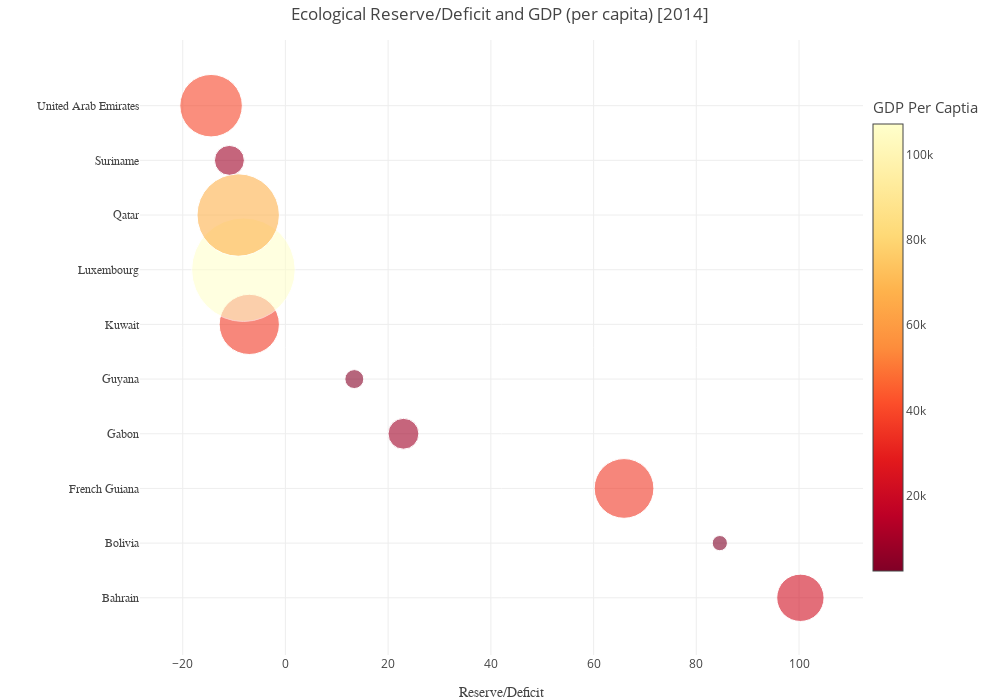

Source (notebook cell):
### Code cell
y = ctry_list
x = df_res_def['value']
size = df_ctry_gdp['GDP_PerCap']
colors = size
    
trace = go.Scatter(x=x,y=y,mode='markers', 
                name = "EFCarbon",  showlegend = False,
                marker={'size': size,'color': colors,'opacity': 0.6,'sizemode' : 'area','sizeref' : 20,
                        'colorscale': 'YlOrRd', 'showscale' : True,'cmax' : np.max(size),'cmin' :np.min(size),
                         'colorbar' : dict( y= 0.52, len= 0.8, x = 1,title = "GDP Per Captia",titlefont = dict(size=15))
                       },
                  
                  );
layout = go.Layout(
                  title = "Ecological Reserve/Deficit and GDP (per capita) [2014]",
                  xaxis=dict(title = "Reserve/Deficit",
                             titlefont = dict (family = "Arial"),
                             zeroline=False),
                  yaxis=dict(
                        zeroline=True,
                        showticklabels=True,
                        tickfont=dict(family='Arial', size=12)),
                  margin=dict(
                        l=140,
                        r=20,
                        t=40,
                        b=45,),
                  width = 1000,
                  height = 700)
fig = go.Figure(data=[trace],layout = layout)
py.iplot(fig)

### Figure 1 — Plotly figure (JSON) as saved in the notebook; plotly's stock layout.template omitted (floating-point values rounded to 4 significant figures)
{"data": [{"marker": {"cmax": 107153, "cmin": 2317.0, "color": [22390.0, 2317.0, 35660.0, 9508.0, 3598.0, 36260.0, 107153, 67900.0, 8943.0, 39030.0], "colorbar": {"len": 0.8, "title": {"font": {"size": 15}, "text": "GDP Per Captia"}, "x": 1, "y": 0.52}, "colorscale": "YlOrRd", "opacity": 0.6, "showscale": true, "size": [22390.0, 2317.0, 35660.0, 9508.0, 3598.0, 36260.0, 107153, 67900.0, 8943.0, 39030.0], "sizemode": "area", "sizeref": 20}, "mode": "markers", "name": "EFCarbon", "showlegend": false, "type": "scatter", "uid": "ac9b7e10-becc-446f-bc71-f4cefb432f04", "x": [100.3, 84.58, 65.93, 22.98, 13.41, -7.038, -8.176, -9.196, -10.91, -14.48], "y": ["Bahrain", "Bolivia", "French Guiana", "Gabon", "Guyana", "Kuwait", "Luxembourg", "Qatar", "Suriname", "United Arab Emirates"]}], "layout": {"height": 700, "margin": {"b": 45, "l": 140, "r": 20, "t": 40}, "title": {"text": "Ecological Reserve/Deficit and GDP (per capita) [2014]"}, "width": 1000, "xaxis": {"title": {"font": {"family": "Arial"}, "text": "Reserve/Deficit"}, "zeroline": false}, "yaxis": {"showticklabels": true, "tickfont": {"family": "Arial", "size": 12}, "zeroline": true}}}
